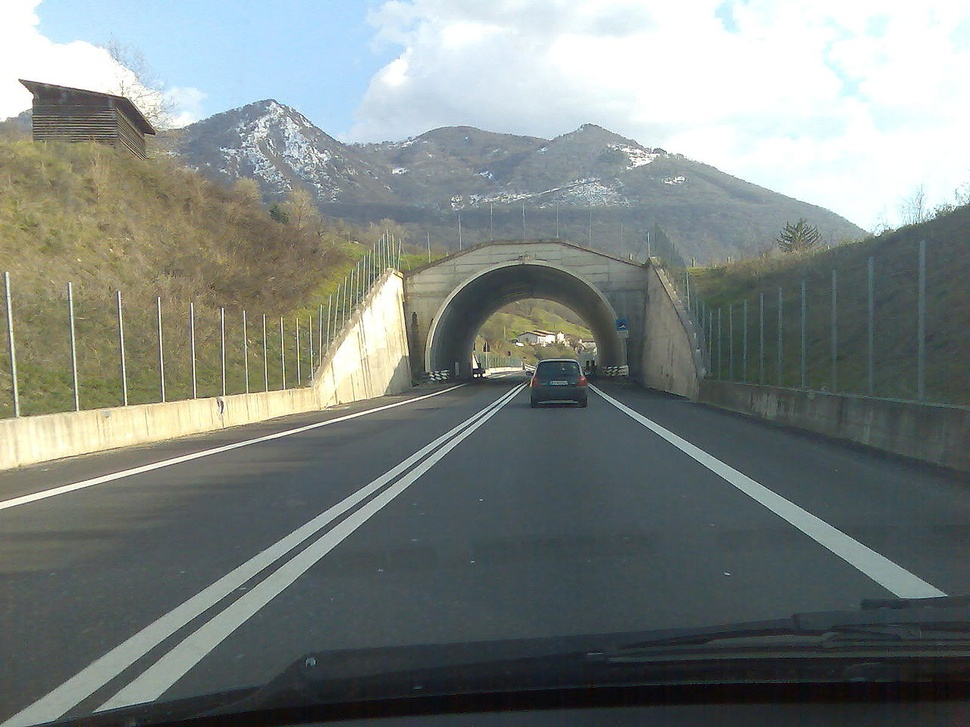
#> input picture 03-python-scientific-computation/res/road.jpg, 970 x 727 px, shrunk from 1280 x 960 before the run
$ jupyter execute lane-departure.ipynb
#> lines starting #> are read from the running program, lines starting #| are printed output that depends on the picture; after the words box and inside, x2 and y2 are one past the last pixel; in counts of white or black regions, pixels touching at a corner belong together
[cell 1]
import cv2 as cv
import matplotlib.pyplot as plt

[cell 2]
# Specify path relative to current file.
img_path = "./res/road.jpg"
# Read the original image and convert to the 3 channel BGR color.
img = cv.imread(img_path, cv.IMREAD_COLOR)
#> img is the input picture: shape (727, 970, 3); mean B, G, R 127.8, 131.1, 124

# Display original image
img_plot = plt.imshow(cv.cvtColor(img, cv.COLOR_BGR2RGB))
plt.show()

[cell 3]
# Convert to graycsale
img_gray = cv.cvtColor(img, cv.COLOR_BGR2GRAY)
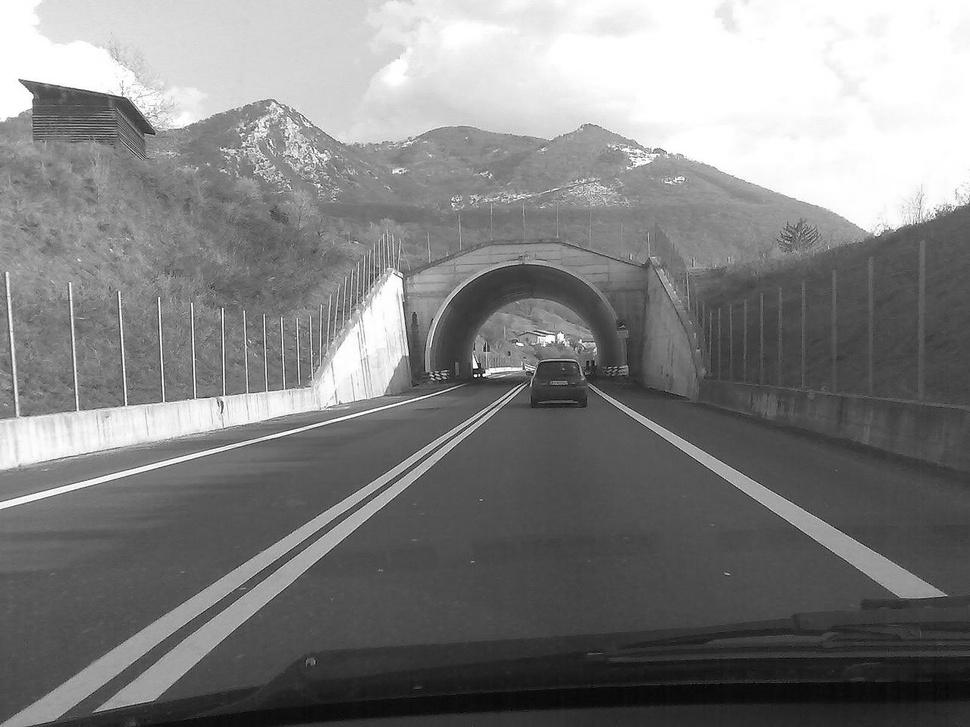
#> img_gray: shape (727, 970); min 1, max 255, mean 128.6
# Blur the image for better edge detection
img_blur = cv.GaussianBlur(img_gray, (3,3), 0)

img_plot = plt.imshow(cv.cvtColor(img_blur, cv.COLOR_BGR2RGB))
plt.show()

[cell 4]
img_edges = cv.Canny(img_blur, 100, 200)
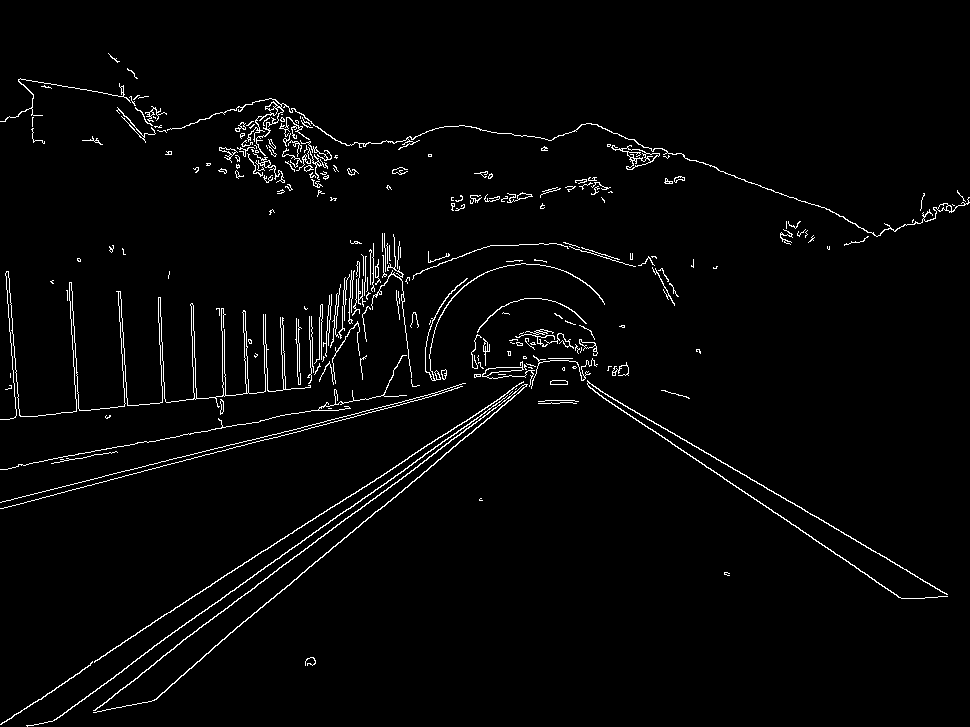
#> img_edges: shape (727, 970); 2.5% white in thin lines or dots

img_plot = plt.imshow(cv.cvtColor(img_edges, cv.COLOR_BGR2RGB))
plt.show()

$ run again, with 03-python-scientific-computation/res/Cat.png saved as 03-python-scientific-computation/res/road.jpg
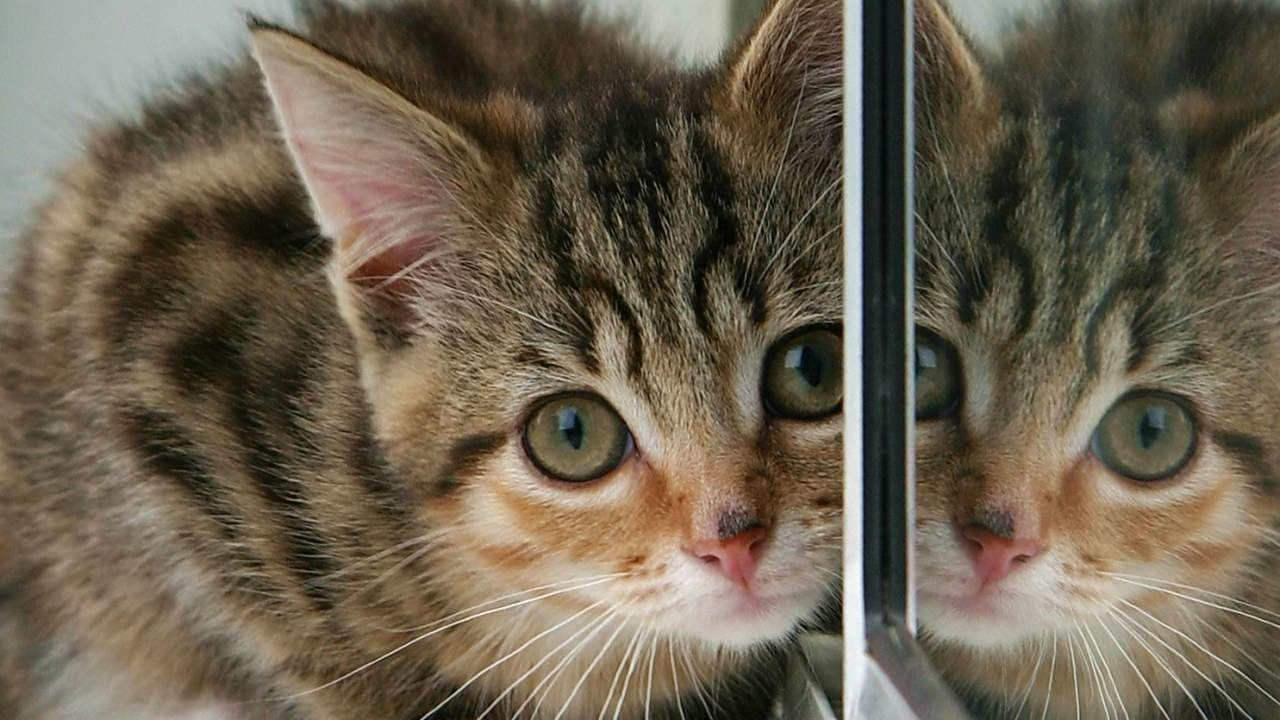
#> input picture 03-python-scientific-computation/res/Cat.png, 1280 x 720 px
#> img is the input picture: shape (720, 1280, 3); mean B, G, R 79.1, 96.9, 107.3
#> `img_gray = cv.cvtColor(img, cv.COLOR_BGR2GRAY)`:
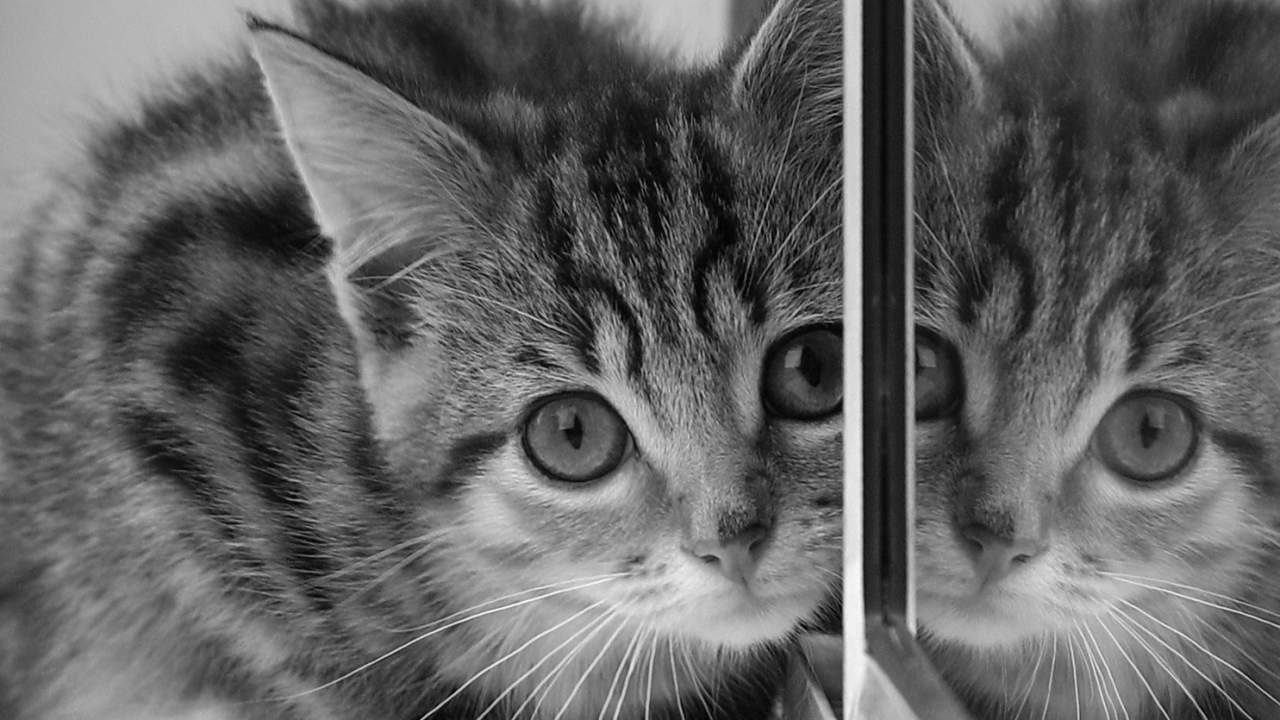
#> img_gray: shape (720, 1280); min 0, max 251, mean 98
#> `img_edges = cv.Canny(img_blur, 100, 200)`:
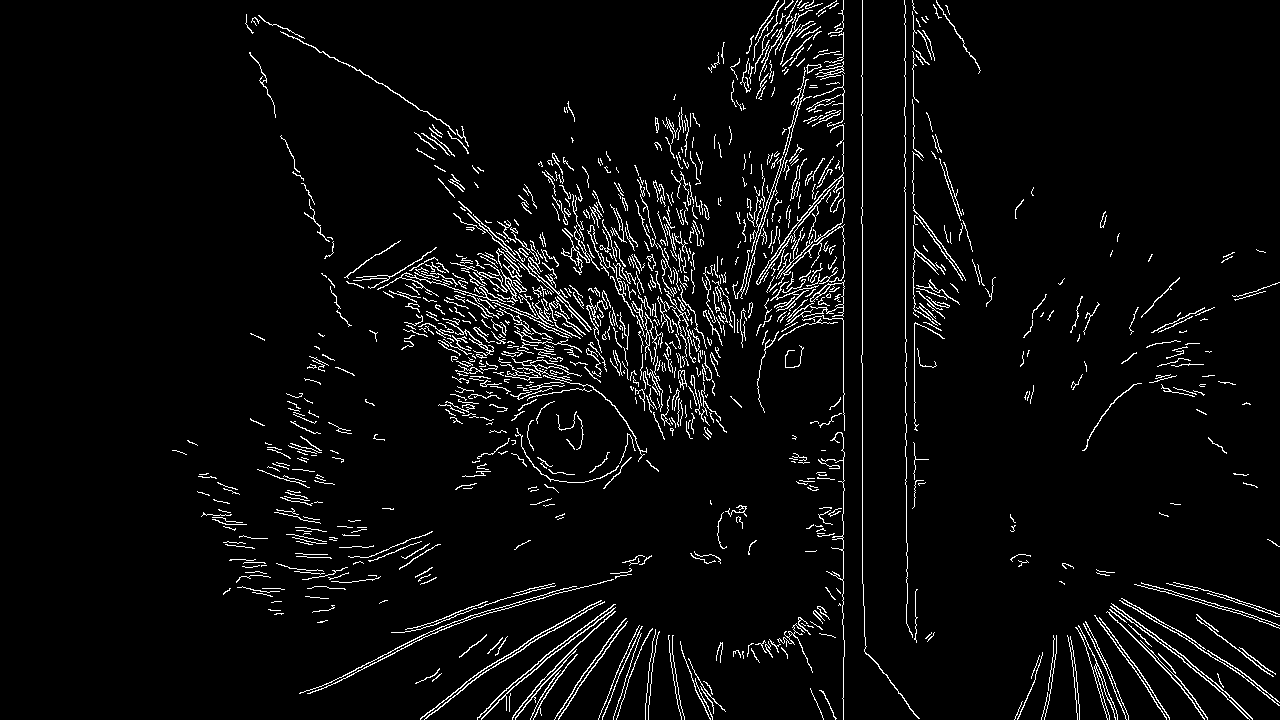
#> img_edges: shape (720, 1280); 4.4% white in thin lines or dots, all inside (x1, y1, x2, y2) = (172, 0, 1280, 720)
